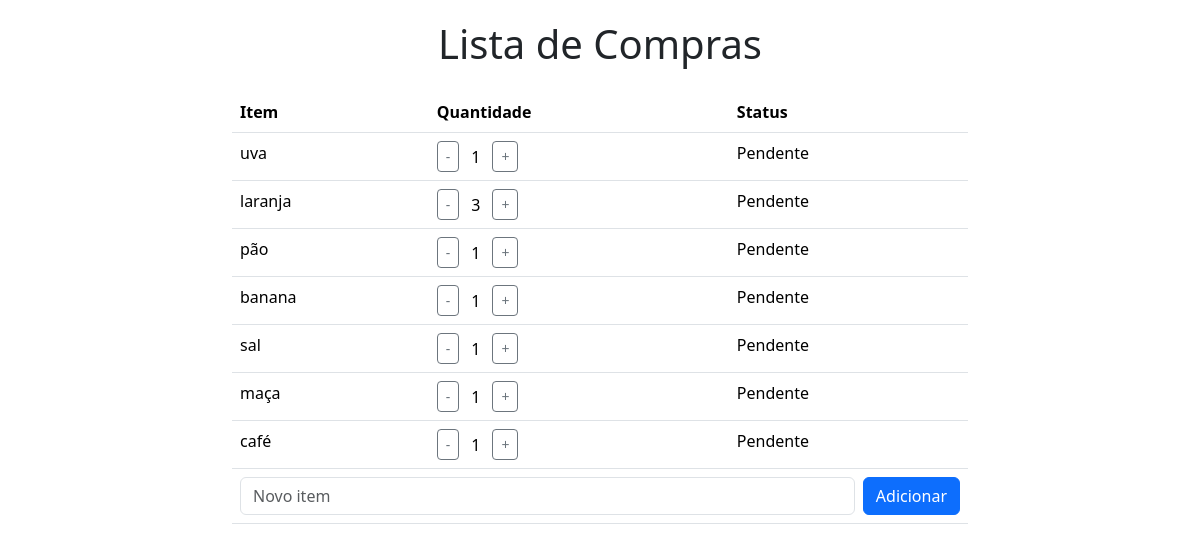
The page / on the database its author committed.
### main/models.py (models this page shows, shortened)
class Item(models.Model):
    nome = models.CharField(max_length=100)
    quantidade = models.PositiveIntegerField(default=1)
    comprado = models.BooleanField(default=False)
    criado_em = models.DateTimeField(auto_now_add=True)
    atualizado_em = models.DateTimeField(auto_now=True)

### main/views.py (the view)
# urls.py: path('', views.lista_compras, name='lista_compras'),
def lista_compras(request):
    itens = Item.objects.all().order_by('-criado_em')
    return render(request, 'lista_compras.html', {'itens': itens})

### main/templates/lista_compras.html (shortened to what this page needs)
{% extends 'base.html' %}
{% block content %}
<div class="row">
    <div class="col-md-8 offset-md-2">
        <table class="table">
            <thead>
                <tr>
                    <th>Item</th>
                    <th>Quantidade</th>
                    <th>Status</th>
                </tr>
            </thead>
            <tbody>
                {% for item in itens %}
                <tr class="{% if item.comprado %}completed{% endif %}">
                    <td>{{ item.nome }}</td>
                    <td>
                        <div class="d-flex align-items-center">
                            <button class="btn btn-sm btn-outline-secondary me-1"
                                    onclick="updateQuantity('{{ item.id }}', -1)"
                                    aria-label="Diminuir quantidade">
                                -
                            </button>
                            <span class="mx-2 quantity-value"
                                  data-item-id="{{ item.id }}"
                                  aria-live="polite">
                                {{ item.quantidade }}
                            </span>
                            <button class="btn btn-sm btn-outline-secondary ms-1"
                                    onclick="updateQuantity('{{ item.id }}', 1)"
                                    aria-label="Aumentar quantidade">
                                +
                            </button>
                        </div>
                    </td>
                    <td>
                        {% if item.comprado %}
                            Comprado
                        {% else %}
                            Pendente
                        {% endif %}
                    </td>
                </tr>
                {% endfor %}
                <tr>
                    <td colspan="3">
                        <form method="post" action="{% url 'adicionar_item' %}" class="d-flex">
                            <input type="text" name="nome" class="form-control me-2" placeholder="Novo item" required>
                            <button type="submit" class="btn btn-primary">Adicionar</button>
                        </form>
                    </td>
                </tr>
            </tbody>
        </table>
    </div>
</div>
{% endblock %}

### main/templates/base.html (shortened to what this page needs)
<!DOCTYPE html>
<html lang="pt-br">
<head>
    <link href="https://cdn.jsdelivr.net/npm/bootstrap@5.3.2/dist/css/bootstrap.min.css" rel="stylesheet">
</head>
<body>
    <div class="container">
        <h1 class="text-center mb-4">Lista de Compras</h1>
        {% block content %}
        {% endblock %}
    </div>
</body>
</html>

### main/templates/base.html (style rules this page uses)
body { padding: 20px; }

### rows shown on the page
Item: nome "uva", quantidade "1", comprado "Pendente"
Item: nome "laranja", quantidade "3", comprado "Pendente"
Item: nome "pão", quantidade "1", comprado "Pendente"
Item: nome "banana", quantidade "1", comprado "Pendente"
Item: nome "sal", quantidade "1", comprado "Pendente"
Item: nome "maça", quantidade "1", comprado "Pendente"
Item: nome "café", quantidade "1", comprado "Pendente"
